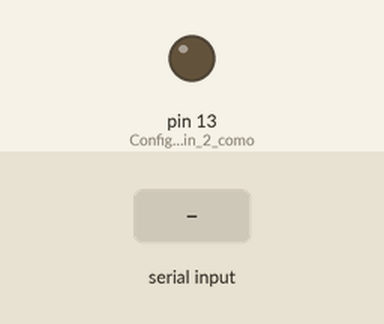
Recording of a sketch running on a simulated Arduino Uno, built with avr-gcc and run on an emulated ATmega328P. Shown: output pins drawn as LEDs (lit = HIGH). The test bench sets the inputs (shaded band).

Above: at 1.2 s.
1.3 s: "ON\n" received over Serial
At 2.2 s:
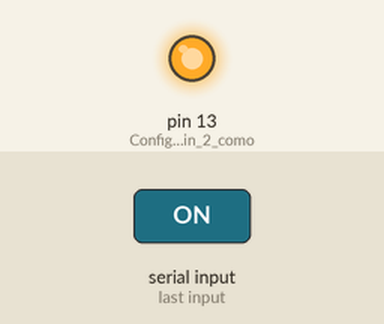
2.8 s: "OFF\n" received over Serial
At 3.3 s:
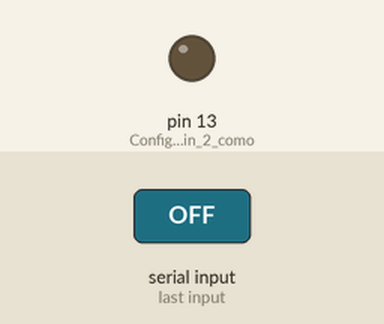
Timing chart, 0 to 5.8 s (numbered marks = the images above; inputs shaded):
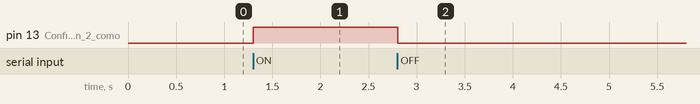

Measured:
- after the input at 1.3 s, pin 13 (Configurar_el_pin_2_como): LOW → HIGH at once
- after the input at 2.8 s, pin 13 (Configurar_el_pin_2_como): HIGH → LOW at once

The sketch:

emsor.ino
```cpp
void setup() {
  Serial.begin(9600);
  pinMode(13, OUTPUT); // Configurar el pin 2 como salida para el LED
}

void loop() {
  if (Serial.available()) {
    String message = Serial.readStringUntil('\n');

    if (message == "ON") {
      digitalWrite(13, HIGH); // Encender el LED conectado al pin 2
    } else if (message == "OFF") {
      digitalWrite(13, LOW); // Apagar el LED conectado al pin 2
    }
  }
}
```
